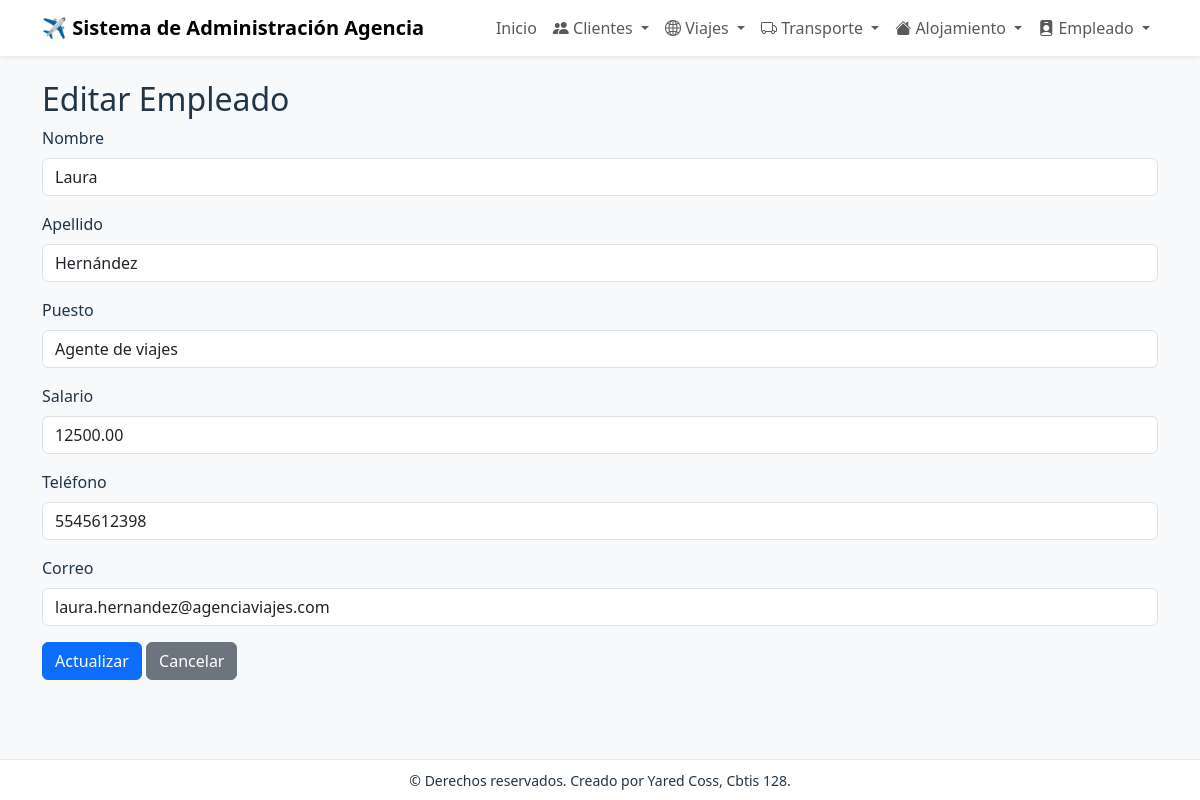
/empleado/editar/2/, run on the app's committed database.
### app_clientes/models.py (models this page shows, shortened)
class Empleado(models.Model):
    nombre_empleado = models.CharField(max_length=255)
    apellido_empleado = models.CharField(max_length=255)
    puesto = models.CharField(max_length=100)
    salario = models.DecimalField(max_digits=10, decimal_places=2)
    telefono = models.CharField(max_length=50)
    correo = models.EmailField()

### app_clientes/views.py (the view)
# urls.py: path('empleado/editar/<int:id>/', views.actualizar_empleado, name='actualizar_empleado'),
def actualizar_empleado(request, id):
    empleado = get_object_or_404(Empleado, pk=id)
    return render(request, 'empleado/actualizar_empleado.html', {'empleado': empleado})

### app_clientes/templates/empleado/actualizar_empleado.html (shortened to what this page needs)
{% extends 'base.html' %}
{% block content %}
<h2>Editar Empleado</h2>
<form method="post" action="{% url 'realizar_actualizacion_empleado' empleado.pk %}">
  <div class="mb-3">
    <label class="form-label">Nombre</label>
    <input type="text" name="nombre_empleado" value="{{ empleado.nombre_empleado }}" class="form-control" required>
  </div>
  <div class="mb-3">
    <label class="form-label">Apellido</label>
    <input type="text" name="apellido_empleado" value="{{ empleado.apellido_empleado }}" class="form-control" required>
  </div>
  <div class="mb-3">
    <label class="form-label">Puesto</label>
    <input type="text" name="puesto" value="{{ empleado.puesto }}" class="form-control">
  </div>
  <div class="mb-3">
    <label class="form-label">Salario</label>
    <input type="text" name="salario" value="{{ empleado.salario }}" class="form-control">
  </div>
  <div class="mb-3">
    <label class="form-label">Teléfono</label>
    <input type="text" name="telefono" value="{{ empleado.telefono }}" class="form-control">
  </div>
  <div class="mb-3">
    <label class="form-label">Correo</label>
    <input type="text" name="correo" value="{{ empleado.correo }}" class="form-control">
  </div>
  <button class="btn btn-primary">Actualizar</button>
  <a href="{% url 'ver_empleado' %}" class="btn btn-secondary">Cancelar</a>
</form>
{% endblock %}

### app_clientes/templates/base.html (style rules this page uses)
body { background: #f7f9fb; color: #213547; }

### data on the page
Empleado: nombre_empleado "Laura", apellido_empleado "Hernández", puesto "Agente de viajes", salario "12500.00", telefono "5545612398", correo "laura.hernandez@agenciaviajes.com"
